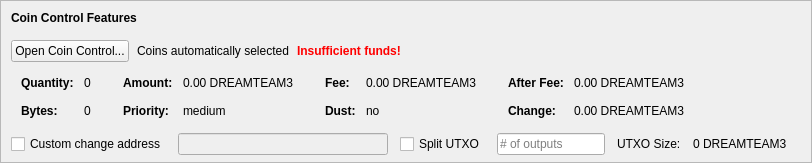
    <widget class="QFrame" name="frameCoinControl">
     <property name="sizePolicy">
      <sizepolicy hsizetype="Expanding" vsizetype="Expanding">
       <horstretch>0</horstretch>
       <verstretch>0</verstretch>
      </sizepolicy>
     </property>
     <property name="maximumSize">
      <size>
       <width>16777215</width>
       <height>16777215</height>
      </size>
     </property>
     <property name="frameShape">
      <enum>QFrame::StyledPanel</enum>
     </property>
     <property name="frameShadow">
      <enum>QFrame::Sunken</enum>
     </property>
     <layout class="QVBoxLayout" name="verticalLayoutCoinControl2">
      <property name="spacing">
       <number>0</number>
      </property>
      <property name="leftMargin">
       <number>0</number>
      </property>
      <property name="topMargin">
       <number>0</number>
      </property>
      <property name="rightMargin">
       <number>0</number>
      </property>
      <property name="bottomMargin">
       <number>6</number>
      </property>
      <item>
       <layout class="QVBoxLayout" name="verticalLayoutCoinControl" stretch="0,0,0,0,1">
        <property name="spacing">
         <number>0</number>
        </property>
        <property name="leftMargin">
         <number>10</number>
        </property>
        <property name="topMargin">
         <number>10</number>
        </property>
        <item>
         <layout class="QHBoxLayout" name="horizontalLayoutCoinControl1">
          <property name="bottomMargin">
           <number>15</number>
          </property>
          <item>
           <widget class="QLabel" name="labelCoinControlFeatures">
            <property name="sizePolicy">
             <sizepolicy hsizetype="Preferred" vsizetype="Maximum">
              <horstretch>0</horstretch>
              <verstretch>0</verstretch>
             </sizepolicy>
            </property>
            <property name="font">
             <font>
              <weight>75</weight>
              <bold>true</bold>
             </font>
            </property>
            <property name="styleSheet">
             <string notr="true">font-weight:bold;</string>
            </property>
            <property name="text">
             <string>Coin Control Features</string>
            </property>
           </widget>
          </item>
         </layout>
        </item>
        <item>
         <layout class="QHBoxLayout" name="horizontalLayoutCoinControl2" stretch="0,0,0,0">
          <property name="spacing">
           <number>8</number>
          </property>
          <property name="bottomMargin">
           <number>10</number>
          </property>
          <item>
           <widget class="QPushButton" name="pushButtonCoinControl">
            <property name="styleSheet">
             <string notr="true"/>
            </property>
            <property name="text">
             <string>Open Coin Control...</string>
            </property>
            <property name="autoDefault">
             <bool>false</bool>
            </property>
           </widget>
          </item>
          <item>
           <widget class="QLabel" name="labelCoinControlAutomaticallySelected">
            <property name="text">
             <string>Coins automatically selected</string>
            </property>
            <property name="margin">
             <number>5</number>
            </property>
           </widget>
          </item>
          <item>
           <widget class="QLabel" name="labelCoinControlInsuffFunds">
            <property name="font">
             <font>
              <weight>75</weight>
              <bold>true</bold>
             </font>
            </property>
            <property name="styleSheet">
             <string notr="true">color:red;font-weight:bold;</string>
            </property>
            <property name="text">
             <string>Insufficient funds!</string>
            </property>
            <property name="margin">
             <number>5</number>
            </property>
           </widget>
          </item>
          <item>
           <spacer name="horizontalSpacerCoinControl">
            <property name="orientation">
             <enum>Qt::Horizontal</enum>
            </property>
            <property name="sizeHint" stdset="0">
             <size>
              <width>40</width>
              <height>1</height>
             </size>
            </property>
           </spacer>
          </item>
         </layout>
        </item>
        <item>
         <widget class="QWidget" name="widgetCoinControl" native="true">
          <property name="sizePolicy">
           <sizepolicy hsizetype="Preferred" vsizetype="Preferred">
            <horstretch>0</horstretch>
            <verstretch>0</verstretch>
           </sizepolicy>
          </property>
          <property name="minimumSize">
           <size>
            <width>0</width>
            <height>0</height>
           </size>
          </property>
          <property name="styleSheet">
           <string notr="true"/>
          </property>
          <layout class="QHBoxLayout" name="horizontalLayoutCoinControl5">
           <property name="leftMargin">
            <number>0</number>
           </property>
           <property name="topMargin">
            <number>0</number>
           </property>
           <property name="rightMargin">
            <number>0</number>
           </property>
           <property name="bottomMargin">
            <number>0</number>
           </property>
           <item>
            <layout class="QHBoxLayout" name="horizontalLayoutCoinControl3" stretch="0,0,0,1">
             <property name="spacing">
              <number>20</number>
             </property>
             <property name="topMargin">
              <number>0</number>
             </property>
             <property name="bottomMargin">
              <number>10</number>
             </property>
             <item>
              <layout class="QFormLayout" name="formLayoutCoinControl1">
               <property name="horizontalSpacing">
                <number>10</number>
               </property>
               <property name="verticalSpacing">
                <number>14</number>
               </property>
               <property name="leftMargin">
                <number>10</number>
               </property>
               <property name="topMargin">
                <number>4</number>
               </property>
               <property name="rightMargin">
                <number>6</number>
               </property>
               <item row="0" column="0">
                <widget class="QLabel" name="labelCoinControlQuantityText">
                 <property name="font">
                  <font>
                   <weight>75</weight>
                   <bold>true</bold>
                  </font>
                 </property>
                 <property name="text">
                  <string>Quantity:</string>
                 </property>
                 <property name="margin">
                  <number>0</number>
                 </property>
                </widget>
               </item>
               <item row="0" column="1">
                <widget class="QLabel" name="labelCoinControlQuantity">
                 <property name="cursor">
                  <cursorShape>IBeamCursor</cursorShape>
                 </property>
                 <property name="contextMenuPolicy">
                  <enum>Qt::ActionsContextMenu</enum>
                 </property>
                 <property name="text">
                  <string notr="true">0</string>
                 </property>
                 <property name="margin">
                  <number>0</number>
                 </property>
                 <property name="textInteractionFlags">
                  <set>Qt::LinksAccessibleByMouse|Qt::TextSelectableByKeyboard|Qt::TextSelectableByMouse</set>
                 </property>
                </widget>
               </item>
               <item row="1" column="0">
                <widget class="QLabel" name="labelCoinControlBytesText">
                 <property name="font">
                  <font>
                   <weight>75</weight>
                   <bold>true</bold>
                  </font>
                 </property>
                 <property name="text">
                  <string>Bytes:</string>
                 </property>
                </widget>
               </item>
               <item row="1" column="1">
                <widget class="QLabel" name="labelCoinControlBytes">
                 <property name="cursor">
                  <cursorShape>IBeamCursor</cursorShape>
                 </property>
                 <property name="contextMenuPolicy">
                  <enum>Qt::ActionsContextMenu</enum>
                 </property>
                 <property name="text">
                  <string notr="true">0</string>
                 </property>
                 <property name="textInteractionFlags">
                  <set>Qt::LinksAccessibleByMouse|Qt::TextSelectableByKeyboard|Qt::TextSelectableByMouse</set>
                 </property>
                </widget>
               </item>
              </layout>
             </item>
             <item>
              <layout class="QFormLayout" name="formLayoutCoinControl2">
               <property name="horizontalSpacing">
                <number>10</number>
               </property>
               <property name="verticalSpacing">
                <number>14</number>
               </property>
               <property name="leftMargin">
                <number>6</number>
               </property>
               <property name="topMargin">
                <number>4</number>
               </property>
               <property name="rightMargin">
                <number>6</number>
               </property>
               <item row="0" column="0">
                <widget class="QLabel" name="labelCoinControlAmountText">
                 <property name="font">
                  <font>
                   <weight>75</weight>
                   <bold>true</bold>
                  </font>
                 </property>
                 <property name="text">
                  <string>Amount:</string>
                 </property>
                 <property name="margin">
                  <number>0</number>
                 </property>
                </widget>
               </item>
               <item row="0" column="1">
                <widget class="QLabel" name="labelCoinControlAmount">
                 <property name="cursor">
                  <cursorShape>IBeamCursor</cursorShape>
                 </property>
                 <property name="contextMenuPolicy">
                  <enum>Qt::ActionsContextMenu</enum>
                 </property>
                 <property name="text">
                  <string notr="true">0.00 DREAMTEAM3</string>
                 </property>
                 <property name="textInteractionFlags">
                  <set>Qt::LinksAccessibleByMouse|Qt::TextSelectableByKeyboard|Qt::TextSelectableByMouse</set>
                 </property>
                </widget>
               </item>
               <item row="1" column="0">
                <widget class="QLabel" name="labelCoinControlPriorityText">
                 <property name="font">
                  <font>
                   <weight>75</weight>
                   <bold>true</bold>
                  </font>
                 </property>
                 <property name="text">
                  <string>Priority:</string>
                 </property>
                </widget>
               </item>
               <item row="1" column="1">
                <widget class="QLabel" name="labelCoinControlPriority">
                 <property name="cursor">
                  <cursorShape>IBeamCursor</cursorShape>
                 </property>
                 <property name="contextMenuPolicy">
                  <enum>Qt::ActionsContextMenu</enum>
                 </property>
                 <property name="text">
                  <string>medium</string>
                 </property>
                 <property name="textInteractionFlags">
                  <set>Qt::LinksAccessibleByMouse|Qt::TextSelectableByKeyboard|Qt::TextSelectableByMouse</set>
                 </property>
                </widget>
               </item>
              </layout>
             </item>
             <item>
              <layout class="QFormLayout" name="formLayoutCoinControl3">
               <property name="horizontalSpacing">
                <number>10</number>
               </property>
               <property name="verticalSpacing">
                <number>14</number>
               </property>
               <property name="leftMargin">
                <number>6</number>
               </property>
               <property name="topMargin">
                <number>4</number>
               </property>
               <property name="rightMargin">
                <number>6</number>
               </property>
               <item row="0" column="0">
                <widget class="QLabel" name="labelCoinControlFeeText">
                 <property name="font">
                  <font>
                   <weight>75</weight>
                   <bold>true</bold>
                  </font>
                 </property>
                 <property name="text">
                  <string>Fee:</string>
                 </property>
                 <property name="margin">
                  <number>0</number>
                 </property>
                </widget>
               </item>
               <item row="0" column="1">
                <widget class="QLabel" name="labelCoinControlFee">
                 <property name="cursor">
                  <cursorShape>IBeamCursor</cursorShape>
                 </property>
                 <property name="contextMenuPolicy">
                  <enum>Qt::ActionsContextMenu</enum>
                 </property>
                 <property name="text">
                  <string notr="true">0.00 DREAMTEAM3</string>
                 </property>
                 <property name="textInteractionFlags">
                  <set>Qt::LinksAccessibleByMouse|Qt::TextSelectableByKeyboard|Qt::TextSelectableByMouse</set>
                 </property>
                </widget>
               </item>
               <item row="1" column="0">
                <widget class="QLabel" name="labelCoinControlLowOutputText">
                 <property name="font">
                  <font>
                   <weight>75</weight>
                   <bold>true</bold>
                  </font>
                 </property>
                 <property name="text">
                  <string>Dust:</string>
                 </property>
                </widget>
               </item>
               <item row="1" column="1">
                <widget class="QLabel" name="labelCoinControlLowOutput">
                 <property name="cursor">
                  <cursorShape>IBeamCursor</cursorShape>
                 </property>
                 <property name="contextMenuPolicy">
                  <enum>Qt::ActionsContextMenu</enum>
                 </property>
                 <property name="text">
                  <string>no</string>
                 </property>
                 <property name="textInteractionFlags">
                  <set>Qt::LinksAccessibleByMouse|Qt::TextSelectableByKeyboard|Qt::TextSelectableByMouse</set>
                 </property>
                </widget>
               </item>
              </layout>
             </item>
             <item>
              <layout class="QFormLayout" name="formLayoutCoinControl4">
               <property name="horizontalSpacing">
                <number>10</number>
               </property>
               <property name="verticalSpacing">
                <number>14</number>
               </property>
               <property name="leftMargin">
                <number>6</number>
               </property>
               <property name="topMargin">
                <number>4</number>
               </property>
               <property name="rightMargin">
                <number>6</number>
               </property>
               <item row="0" column="0">
                <widget class="QLabel" name="labelCoinControlAfterFeeText">
                 <property name="font">
                  <font>
                   <weight>75</weight>
                   <bold>true</bold>
                  </font>
                 </property>
                 <property name="text">
                  <string>After Fee:</string>
                 </property>
                 <property name="margin">
                  <number>0</number>
                 </property>
                </widget>
               </item>
               <item row="0" column="1">
                <widget class="QLabel" name="labelCoinControlAfterFee">
                 <property name="cursor">
                  <cursorShape>IBeamCursor</cursorShape>
                 </property>
                 <property name="contextMenuPolicy">
                  <enum>Qt::ActionsContextMenu</enum>
                 </property>
                 <property name="text">
                  <string notr="true">0.00 DREAMTEAM3</string>
                 </property>
                 <property name="textInteractionFlags">
                  <set>Qt::LinksAccessibleByMouse|Qt::TextSelectableByKeyboard|Qt::TextSelectableByMouse</set>
                 </property>
                </widget>
               </item>
               <item row="1" column="0">
                <widget class="QLabel" name="labelCoinControlChangeText">
                 <property name="font">
                  <font>
                   <weight>75</weight>
                   <bold>true</bold>
                  </font>
                 </property>
                 <property name="text">
                  <string>Change:</string>
                 </property>
                </widget>
               </item>
               <item row="1" column="1">
                <widget class="QLabel" name="labelCoinControlChange">
                 <property name="cursor">
                  <cursorShape>IBeamCursor</cursorShape>
                 </property>
                 <property name="contextMenuPolicy">
                  <enum>Qt::ActionsContextMenu</enum>
                 </property>
                 <property name="text">
                  <string notr="true">0.00 DREAMTEAM3</string>
                 </property>
                 <property name="textInteractionFlags">
                  <set>Qt::LinksAccessibleByMouse|Qt::TextSelectableByKeyboard|Qt::TextSelectableByMouse</set>
                 </property>
                </widget>
               </item>
              </layout>
             </item>
            </layout>
           </item>
          </layout>
         </widget>
        </item>
        <item>
         <layout class="QHBoxLayout" name="horizontalLayoutCoinControl4" stretch="0,0,0,0,0,0,0">
          <property name="spacing">
           <number>12</number>
          </property>
          <property name="sizeConstraint">
           <enum>QLayout::SetDefaultConstraint</enum>
          </property>
          <property name="topMargin">
           <number>5</number>
          </property>
          <property name="rightMargin">
           <number>5</number>
          </property>
          <item>
           <widget class="QCheckBox" name="checkBoxCoinControlChange">
            <property name="toolTip">
             <string>If this is activated, but the change address is empty or invalid, change will be sent to a newly generated address.</string>
            </property>
            <property name="text">
             <string>Custom change address</string>
            </property>
           </widget>
          </item>
          <item>
           <widget class="QValidatedLineEdit" name="lineEditCoinControlChange">
            <property name="enabled">
             <bool>false</bool>
            </property>
            <property name="sizePolicy">
             <sizepolicy hsizetype="Expanding" vsizetype="Fixed">
              <horstretch>0</horstretch>
              <verstretch>0</verstretch>
             </sizepolicy>
            </property>
           </widget>
          </item>
          <item>
           <widget class="QCheckBox" name="splitBlockCheckBox">
            <property name="text">
             <string>Split UTXO</string>
            </property>
           </widget>
          </item>
          <item>
           <widget class="QLineEdit" name="splitBlockLineEdit">
            <property name="sizePolicy">
             <sizepolicy hsizetype="Fixed" vsizetype="Fixed">
              <horstretch>50</horstretch>
              <verstretch>0</verstretch>
             </sizepolicy>
            </property>
            <property name="placeholderText">
             <string># of outputs</string>
            </property>
           </widget>
          </item>
          <item>
           <widget class="QLabel" name="labelBlockSizeText">
            <property name="text">
             <string>UTXO Size:</string>
            </property>
           </widget>
          </item>
          <item>
           <widget class="QLabel" name="labelBlockSize">
            <property name="text">
             <string>0 DREAMTEAM3</string>
            </property>
           </widget>
          </item>
          <item>
           <widget class="QLabel" name="labelCoinControlChangeLabel">
            <property name="sizePolicy">
             <sizepolicy hsizetype="Preferred" vsizetype="Expanding">
              <horstretch>0</horstretch>
              <verstretch>0</verstretch>
             </sizepolicy>
            </property>
            <property name="minimumSize">
             <size>
              <width>0</width>
              <height>0</height>
             </size>
            </property>
            <property name="text">
             <string/>
            </property>
            <property name="margin">
             <number>3</number>
            </property>
           </widget>
          </item>
         </layout>
        </item>
        <item>
         <spacer name="verticalSpacerCoinControl">
          <property name="orientation">
           <enum>Qt::Vertical</enum>
          </property>
          <property name="sizeHint" stdset="0">
           <size>
            <width>800</width>
            <height>1</height>
           </size>
          </property>
         </spacer>
        </item>
       </layout>
      </item>
     </layout>
    </widget>
